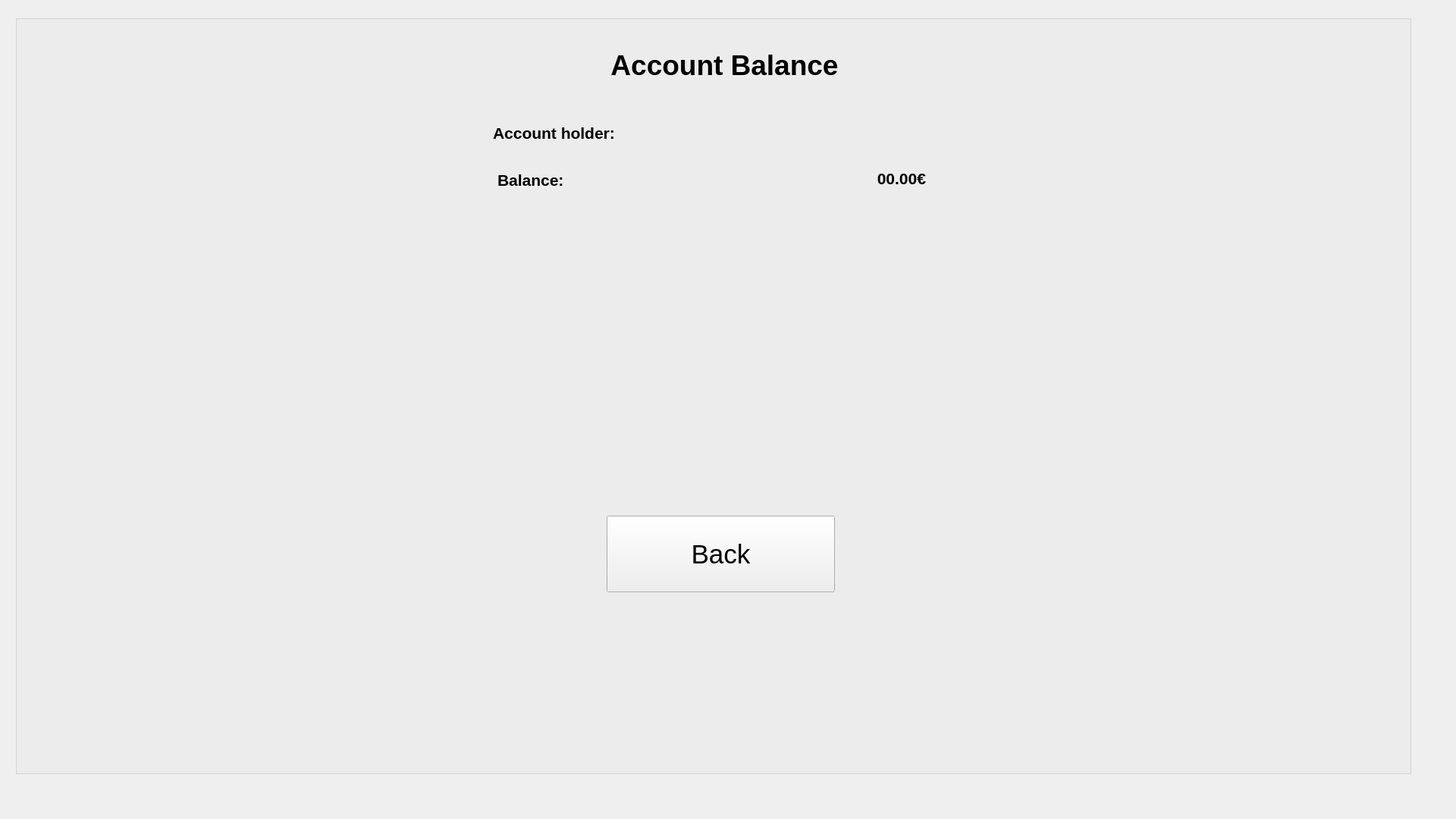
<?xml version="1.0" encoding="UTF-8"?>
<ui version="4.0">
 <class>UIBankSim</class>
 <widget class="QWidget" name="UIBankSim">
  <property name="geometry">
   <rect>
    <x>0</x>
    <y>0</y>
    <width>1920</width>
    <height>1080</height>
   </rect>
  </property>
  <property name="windowTitle">
   <string>Form</string>
  </property>
  <widget class="QStackedWidget" name="navWidget">
   <property name="geometry">
    <rect>
     <x>0</x>
     <y>0</y>
     <width>1881</width>
     <height>1041</height>
    </rect>
   </property>
   <property name="layoutDirection">
    <enum>Qt::LeftToRight</enum>
   </property>
   <property name="frameShape">
    <enum>QFrame::NoFrame</enum>
   </property>
   <property name="currentIndex">
    <number>1</number>
   </property>
   <widget class="QWidget" name="Nav">
    <widget class="QGroupBox" name="groupBoxNav">
     <property name="geometry">
      <rect>
       <x>19</x>
       <y>19</y>
       <width>1841</width>
       <height>1001</height>
      </rect>
     </property>
     <property name="title">
      <string/>
     </property>
     <widget class="QPushButton" name="buttonWithdraw">
      <property name="geometry">
       <rect>
        <x>780</x>
        <y>330</y>
        <width>301</width>
        <height>131</height>
       </rect>
      </property>
      <property name="font">
       <font>
        <pointsize>26</pointsize>
        <weight>50</weight>
        <bold>false</bold>
       </font>
      </property>
      <property name="text">
       <string>Withdraw</string>
      </property>
     </widget>
     <widget class="QPushButton" name="buttonLogOut">
      <property name="geometry">
       <rect>
        <x>780</x>
        <y>690</y>
        <width>301</width>
        <height>131</height>
       </rect>
      </property>
      <property name="font">
       <font>
        <pointsize>26</pointsize>
        <weight>50</weight>
        <bold>false</bold>
       </font>
      </property>
      <property name="text">
       <string>Logout</string>
      </property>
     </widget>
     <widget class="QPushButton" name="buttonBalance">
      <property name="geometry">
       <rect>
        <x>780</x>
        <y>150</y>
        <width>301</width>
        <height>131</height>
       </rect>
      </property>
      <property name="font">
       <font>
        <pointsize>24</pointsize>
        <weight>50</weight>
        <bold>false</bold>
       </font>
      </property>
      <property name="text">
       <string>Account balance</string>
      </property>
     </widget>
     <widget class="QLabel" name="labelATM">
      <property name="geometry">
       <rect>
        <x>780</x>
        <y>40</y>
        <width>301</width>
        <height>41</height>
       </rect>
      </property>
      <property name="font">
       <font>
        <pointsize>28</pointsize>
        <weight>75</weight>
        <bold>true</bold>
       </font>
      </property>
      <property name="text">
       <string>ATM</string>
      </property>
      <property name="alignment">
       <set>Qt::AlignCenter</set>
      </property>
     </widget>
     <widget class="QPushButton" name="buttonTransactions">
      <property name="geometry">
       <rect>
        <x>780</x>
        <y>510</y>
        <width>301</width>
        <height>131</height>
       </rect>
      </property>
      <property name="font">
       <font>
        <pointsize>26</pointsize>
        <weight>50</weight>
        <bold>false</bold>
       </font>
      </property>
      <property name="text">
       <string>transactions</string>
      </property>
     </widget>
    </widget>
   </widget>
   <widget class="QWidget" name="Balance">
    <widget class="QGroupBox" name="groupBoxBalance">
     <property name="geometry">
      <rect>
       <x>20</x>
       <y>20</y>
       <width>1841</width>
       <height>1001</height>
      </rect>
     </property>
     <property name="title">
      <string/>
     </property>
     <widget class="QLabel" name="labelTitleAccountBalance">
      <property name="geometry">
       <rect>
        <x>780</x>
        <y>40</y>
        <width>311</width>
        <height>51</height>
       </rect>
      </property>
      <property name="font">
       <font>
        <pointsize>28</pointsize>
        <weight>75</weight>
        <bold>true</bold>
       </font>
      </property>
      <property name="text">
       <string>Account Balance</string>
      </property>
      <property name="alignment">
       <set>Qt::AlignCenter</set>
      </property>
     </widget>
     <widget class="QLabel" name="labelOwner">
      <property name="geometry">
       <rect>
        <x>850</x>
        <y>130</y>
        <width>351</width>
        <height>51</height>
       </rect>
      </property>
      <property name="font">
       <font>
        <pointsize>16</pointsize>
        <weight>75</weight>
        <bold>true</bold>
       </font>
      </property>
      <property name="text">
       <string/>
      </property>
      <property name="alignment">
       <set>Qt::AlignRight|Qt::AlignTrailing|Qt::AlignVCenter</set>
      </property>
     </widget>
     <widget class="QLabel" name="labelTitleSaldo">
      <property name="geometry">
       <rect>
        <x>636</x>
        <y>192</y>
        <width>451</width>
        <height>51</height>
       </rect>
      </property>
      <property name="font">
       <font>
        <pointsize>16</pointsize>
        <weight>75</weight>
        <bold>true</bold>
       </font>
      </property>
      <property name="text">
       <string>Balance:</string>
      </property>
     </widget>
     <widget class="QPushButton" name="buttonBackBalance">
      <property name="geometry">
       <rect>
        <x>780</x>
        <y>660</y>
        <width>301</width>
        <height>101</height>
       </rect>
      </property>
      <property name="font">
       <font>
        <pointsize>26</pointsize>
        <weight>50</weight>
        <bold>false</bold>
       </font>
      </property>
      <property name="text">
       <string>Back</string>
      </property>
     </widget>
     <widget class="QWidget" name="widgetBalance" native="true">
      <property name="geometry">
       <rect>
        <x>630</x>
        <y>260</y>
        <width>581</width>
        <height>361</height>
       </rect>
      </property>
     </widget>
     <widget class="QLabel" name="labelTitleAccountHolder">
      <property name="geometry">
       <rect>
        <x>630</x>
        <y>130</y>
        <width>211</width>
        <height>51</height>
       </rect>
      </property>
      <property name="font">
       <font>
        <pointsize>16</pointsize>
        <weight>75</weight>
        <bold>true</bold>
       </font>
      </property>
      <property name="text">
       <string>Account holder:</string>
      </property>
     </widget>
     <widget class="QLabel" name="labelSaldo">
      <property name="geometry">
       <rect>
        <x>830</x>
        <y>190</y>
        <width>371</width>
        <height>51</height>
       </rect>
      </property>
      <property name="font">
       <font>
        <pointsize>16</pointsize>
        <weight>75</weight>
        <bold>true</bold>
       </font>
      </property>
      <property name="text">
       <string>00.00€</string>
      </property>
      <property name="alignment">
       <set>Qt::AlignRight|Qt::AlignTrailing|Qt::AlignVCenter</set>
      </property>
     </widget>
    </widget>
   </widget>
   <widget class="QWidget" name="Withdraw">
    <widget class="QGroupBox" name="groupBoxWithdraw">
     <property name="geometry">
      <rect>
       <x>19</x>
       <y>19</y>
       <width>1841</width>
       <height>1001</height>
      </rect>
     </property>
     <property name="title">
      <string/>
     </property>
     <widget class="QPushButton" name="button240">
      <property name="geometry">
       <rect>
        <x>940</x>
        <y>430</y>
        <width>331</width>
        <height>111</height>
       </rect>
      </property>
      <property name="font">
       <font>
        <pointsize>28</pointsize>
        <weight>75</weight>
        <bold>true</bold>
       </font>
      </property>
      <property name="styleSheet">
       <string notr="true"/>
      </property>
      <property name="text">
       <string>240€</string>
      </property>
     </widget>
     <widget class="QLabel" name="label_2">
      <property name="geometry">
       <rect>
        <x>590</x>
        <y>40</y>
        <width>681</width>
        <height>51</height>
       </rect>
      </property>
      <property name="font">
       <font>
        <pointsize>28</pointsize>
        <weight>75</weight>
        <bold>true</bold>
       </font>
      </property>
      <property name="text">
       <string>Withdraw</string>
      </property>
      <property name="alignment">
       <set>Qt::AlignCenter</set>
      </property>
     </widget>
     <widget class="QPushButton" name="button140">
      <property name="geometry">
       <rect>
        <x>940</x>
        <y>300</y>
        <width>331</width>
        <height>111</height>
       </rect>
      </property>
      <property name="font">
       <font>
        <pointsize>28</pointsize>
        <weight>75</weight>
        <bold>true</bold>
       </font>
      </property>
      <property name="styleSheet">
       <string notr="true"/>
      </property>
      <property name="text">
       <string>140€</string>
      </property>
     </widget>
     <widget class="QLabel" name="label">
      <property name="geometry">
       <rect>
        <x>590</x>
        <y>90</y>
        <width>681</width>
        <height>61</height>
       </rect>
      </property>
      <property name="font">
       <font>
        <pointsize>16</pointsize>
        <weight>75</weight>
        <bold>true</bold>
       </font>
      </property>
      <property name="text">
       <string>SELECT AMOUNT:</string>
      </property>
      <property name="alignment">
       <set>Qt::AlignCenter</set>
      </property>
     </widget>
     <widget class="QPushButton" name="button20">
      <property name="geometry">
       <rect>
        <x>590</x>
        <y>170</y>
        <width>331</width>
        <height>111</height>
       </rect>
      </property>
      <property name="font">
       <font>
        <pointsize>28</pointsize>
        <weight>75</weight>
        <bold>true</bold>
       </font>
      </property>
      <property name="styleSheet">
       <string notr="true"/>
      </property>
      <property name="text">
       <string>20€</string>
      </property>
     </widget>
     <widget class="QPushButton" name="button60">
      <property name="geometry">
       <rect>
        <x>590</x>
        <y>430</y>
        <width>331</width>
        <height>111</height>
       </rect>
      </property>
      <property name="font">
       <font>
        <pointsize>28</pointsize>
        <weight>75</weight>
        <bold>true</bold>
       </font>
      </property>
      <property name="styleSheet">
       <string notr="true"/>
      </property>
      <property name="text">
       <string>60€</string>
      </property>
     </widget>
     <widget class="QPushButton" name="buttonBackWithdraw">
      <property name="geometry">
       <rect>
        <x>590</x>
        <y>560</y>
        <width>331</width>
        <height>141</height>
       </rect>
      </property>
      <property name="font">
       <font>
        <pointsize>24</pointsize>
        <weight>75</weight>
        <bold>true</bold>
       </font>
      </property>
      <property name="text">
       <string>Back</string>
      </property>
     </widget>
     <widget class="QPushButton" name="button40">
      <property name="geometry">
       <rect>
        <x>590</x>
        <y>300</y>
        <width>331</width>
        <height>111</height>
       </rect>
      </property>
      <property name="font">
       <font>
        <pointsize>28</pointsize>
        <weight>75</weight>
        <bold>true</bold>
       </font>
      </property>
      <property name="styleSheet">
       <string notr="true"/>
      </property>
      <property name="text">
       <string>40€</string>
      </property>
     </widget>
     <widget class="QPushButton" name="button90">
      <property name="geometry">
       <rect>
        <x>940</x>
        <y>170</y>
        <width>331</width>
        <height>111</height>
       </rect>
      </property>
      <property name="font">
       <font>
        <pointsize>28</pointsize>
        <weight>75</weight>
        <bold>true</bold>
       </font>
      </property>
      <property name="styleSheet">
       <string notr="true"/>
      </property>
      <property name="text">
       <string>90€</string>
      </property>
     </widget>
     <widget class="QPushButton" name="buttonSyotaSumma">
      <property name="geometry">
       <rect>
        <x>940</x>
        <y>560</y>
        <width>331</width>
        <height>141</height>
       </rect>
      </property>
      <property name="font">
       <font>
        <pointsize>24</pointsize>
        <weight>75</weight>
        <bold>true</bold>
       </font>
      </property>
      <property name="text">
       <string>Custom amount</string>
      </property>
     </widget>
    </widget>
   </widget>
   <widget class="QWidget" name="withdrawCustom">
    <widget class="QGroupBox" name="groupBoxWithdrawCustom">
     <property name="geometry">
      <rect>
       <x>20</x>
       <y>20</y>
       <width>1841</width>
       <height>1001</height>
      </rect>
     </property>
     <property name="title">
      <string/>
     </property>
     <widget class="QPushButton" name="buttonNum1">
      <property name="geometry">
       <rect>
        <x>710</x>
        <y>260</y>
        <width>121</width>
        <height>111</height>
       </rect>
      </property>
      <property name="font">
       <font>
        <pointsize>36</pointsize>
        <weight>75</weight>
        <bold>true</bold>
       </font>
      </property>
      <property name="text">
       <string>1</string>
      </property>
     </widget>
     <widget class="QPushButton" name="buttonNum9">
      <property name="geometry">
       <rect>
        <x>1030</x>
        <y>560</y>
        <width>121</width>
        <height>111</height>
       </rect>
      </property>
      <property name="font">
       <font>
        <pointsize>36</pointsize>
        <weight>75</weight>
        <bold>true</bold>
       </font>
      </property>
      <property name="text">
       <string>9</string>
      </property>
     </widget>
     <widget class="QPushButton" name="buttonNum2">
      <property name="geometry">
       <rect>
        <x>870</x>
        <y>260</y>
        <width>121</width>
        <height>111</height>
       </rect>
      </property>
      <property name="font">
       <font>
        <pointsize>36</pointsize>
        <weight>75</weight>
        <bold>true</bold>
       </font>
      </property>
      <property name="text">
       <string>2</string>
      </property>
     </widget>
     <widget class="QPushButton" name="buttonNum6">
      <property name="geometry">
       <rect>
        <x>1030</x>
        <y>410</y>
        <width>121</width>
        <height>111</height>
       </rect>
      </property>
      <property name="font">
       <font>
        <pointsize>36</pointsize>
        <weight>75</weight>
        <bold>true</bold>
       </font>
      </property>
      <property name="text">
       <string>6</string>
      </property>
     </widget>
     <widget class="QPushButton" name="buttonClear">
      <property name="geometry">
       <rect>
        <x>710</x>
        <y>710</y>
        <width>121</width>
        <height>111</height>
       </rect>
      </property>
      <property name="font">
       <font>
        <pointsize>16</pointsize>
        <weight>75</weight>
        <bold>true</bold>
       </font>
      </property>
      <property name="text">
       <string>CLEAR</string>
      </property>
     </widget>
     <widget class="QPushButton" name="buttonNum5">
      <property name="geometry">
       <rect>
        <x>870</x>
        <y>410</y>
        <width>121</width>
        <height>111</height>
       </rect>
      </property>
      <property name="font">
       <font>
        <pointsize>36</pointsize>
        <weight>75</weight>
        <bold>true</bold>
       </font>
      </property>
      <property name="text">
       <string>5</string>
      </property>
     </widget>
     <widget class="QPushButton" name="buttonNum0">
      <property name="geometry">
       <rect>
        <x>870</x>
        <y>710</y>
        <width>121</width>
        <height>111</height>
       </rect>
      </property>
      <property name="font">
       <font>
        <pointsize>36</pointsize>
        <weight>75</weight>
        <bold>true</bold>
       </font>
      </property>
      <property name="text">
       <string>0</string>
      </property>
     </widget>
     <widget class="QLineEdit" name="lineEdit">
      <property name="geometry">
       <rect>
        <x>710</x>
        <y>120</y>
        <width>441</width>
        <height>81</height>
       </rect>
      </property>
      <property name="font">
       <font>
        <pointsize>20</pointsize>
        <weight>75</weight>
        <bold>true</bold>
       </font>
      </property>
      <property name="echoMode">
       <enum>QLineEdit::Normal</enum>
      </property>
      <property name="alignment">
       <set>Qt::AlignCenter</set>
      </property>
     </widget>
     <widget class="QPushButton" name="buttonEnter">
      <property name="geometry">
       <rect>
        <x>1030</x>
        <y>710</y>
        <width>121</width>
        <height>111</height>
       </rect>
      </property>
      <property name="font">
       <font>
        <pointsize>16</pointsize>
        <weight>75</weight>
        <bold>true</bold>
       </font>
      </property>
      <property name="text">
       <string>ENTER</string>
      </property>
     </widget>
     <widget class="QPushButton" name="buttonNum8">
      <property name="geometry">
       <rect>
        <x>870</x>
        <y>560</y>
        <width>121</width>
        <height>111</height>
       </rect>
      </property>
      <property name="font">
       <font>
        <pointsize>36</pointsize>
        <weight>75</weight>
        <bold>true</bold>
       </font>
      </property>
      <property name="text">
       <string>8</string>
      </property>
     </widget>
     <widget class="QPushButton" name="buttonBack">
      <property name="geometry">
       <rect>
        <x>560</x>
        <y>710</y>
        <width>121</width>
        <height>111</height>
       </rect>
      </property>
      <property name="font">
       <font>
        <pointsize>14</pointsize>
        <weight>75</weight>
        <bold>true</bold>
       </font>
      </property>
      <property name="text">
       <string>BACK</string>
      </property>
     </widget>
     <widget class="QPushButton" name="buttonNum4">
      <property name="geometry">
       <rect>
        <x>710</x>
        <y>410</y>
        <width>121</width>
        <height>111</height>
       </rect>
      </property>
      <property name="font">
       <font>
        <pointsize>36</pointsize>
        <weight>75</weight>
        <bold>true</bold>
       </font>
      </property>
      <property name="text">
       <string>4</string>
      </property>
     </widget>
     <widget class="QPushButton" name="buttonNum7">
      <property name="geometry">
       <rect>
        <x>710</x>
        <y>560</y>
        <width>121</width>
        <height>111</height>
       </rect>
      </property>
      <property name="font">
       <font>
        <pointsize>36</pointsize>
        <weight>75</weight>
        <bold>true</bold>
       </font>
      </property>
      <property name="text">
       <string>7</string>
      </property>
     </widget>
     <widget class="QPushButton" name="buttonNum3">
      <property name="geometry">
       <rect>
        <x>1030</x>
        <y>260</y>
        <width>121</width>
        <height>111</height>
       </rect>
      </property>
      <property name="font">
       <font>
        <pointsize>36</pointsize>
        <weight>75</weight>
        <bold>true</bold>
       </font>
      </property>
      <property name="text">
       <string>3</string>
      </property>
     </widget>
     <widget class="QLabel" name="labelTitleCustomAmount">
      <property name="geometry">
       <rect>
        <x>720</x>
        <y>40</y>
        <width>431</width>
        <height>51</height>
       </rect>
      </property>
      <property name="font">
       <font>
        <pointsize>16</pointsize>
        <weight>75</weight>
        <bold>true</bold>
       </font>
      </property>
      <property name="text">
       <string>Withdraw custom amount:</string>
      </property>
      <property name="alignment">
       <set>Qt::AlignCenter</set>
      </property>
     </widget>
    </widget>
   </widget>
   <widget class="QWidget" name="Transactions">
    <widget class="QGroupBox" name="groupBoxTransactions">
     <property name="geometry">
      <rect>
       <x>19</x>
       <y>19</y>
       <width>1841</width>
       <height>1001</height>
      </rect>
     </property>
     <property name="title">
      <string/>
     </property>
     <widget class="QLabel" name="LabelTitleLastLogin">
      <property name="geometry">
       <rect>
        <x>580</x>
        <y>130</y>
        <width>141</width>
        <height>41</height>
       </rect>
      </property>
      <property name="font">
       <font>
        <pointsize>16</pointsize>
        <weight>75</weight>
        <bold>true</bold>
       </font>
      </property>
      <property name="text">
       <string>Last Login:</string>
      </property>
     </widget>
     <widget class="QLabel" name="labelPageNumber">
      <property name="geometry">
       <rect>
        <x>900</x>
        <y>690</y>
        <width>41</width>
        <height>61</height>
       </rect>
      </property>
      <property name="font">
       <font>
        <pointsize>14</pointsize>
        <weight>50</weight>
        <bold>false</bold>
       </font>
      </property>
      <property name="text">
       <string/>
      </property>
      <property name="alignment">
       <set>Qt::AlignCenter</set>
      </property>
     </widget>
     <widget class="QLabel" name="labelLastLogin">
      <property name="geometry">
       <rect>
        <x>990</x>
        <y>130</y>
        <width>281</width>
        <height>31</height>
       </rect>
      </property>
      <property name="font">
       <font>
        <pointsize>16</pointsize>
        <weight>75</weight>
        <bold>true</bold>
       </font>
      </property>
      <property name="text">
       <string>YYYY-MM-DD HH:MM:SS</string>
      </property>
      <property name="alignment">
       <set>Qt::AlignRight|Qt::AlignTrailing|Qt::AlignVCenter</set>
      </property>
     </widget>
     <widget class="QPushButton" name="previousPageButton">
      <property name="geometry">
       <rect>
        <x>742</x>
        <y>690</y>
        <width>151</width>
        <height>61</height>
       </rect>
      </property>
      <property name="font">
       <font>
        <pointsize>12</pointsize>
       </font>
      </property>
      <property name="text">
       <string>&lt;Previous Page</string>
      </property>
     </widget>
     <widget class="QWidget" name="widgetTransaction" native="true">
      <property name="geometry">
       <rect>
        <x>580</x>
        <y>210</y>
        <width>691</width>
        <height>471</height>
       </rect>
      </property>
     </widget>
     <widget class="QPushButton" name="buttonBackTransactions">
      <property name="geometry">
       <rect>
        <x>770</x>
        <y>780</y>
        <width>301</width>
        <height>101</height>
       </rect>
      </property>
      <property name="font">
       <font>
        <pointsize>24</pointsize>
        <weight>50</weight>
        <bold>false</bold>
       </font>
      </property>
      <property name="text">
       <string>Back</string>
      </property>
     </widget>
     <widget class="QLabel" name="labelBalance">
      <property name="geometry">
       <rect>
        <x>990</x>
        <y>170</y>
        <width>281</width>
        <height>31</height>
       </rect>
      </property>
      <property name="font">
       <font>
        <pointsize>16</pointsize>
        <weight>75</weight>
        <bold>true</bold>
       </font>
      </property>
      <property name="text">
       <string>00.00 €</string>
      </property>
      <property name="alignment">
       <set>Qt::AlignRight|Qt::AlignTrailing|Qt::AlignVCenter</set>
      </property>
     </widget>
     <widget class="QLabel" name="labelTitleBalance">
      <property name="geometry">
       <rect>
        <x>580</x>
        <y>160</y>
        <width>211</width>
        <height>51</height>
       </rect>
      </property>
      <property name="font">
       <font>
        <pointsize>16</pointsize>
        <weight>75</weight>
        <bold>true</bold>
       </font>
      </property>
      <property name="text">
       <string>Balance:</string>
      </property>
     </widget>
     <widget class="QLabel" name="label_4">
      <property name="geometry">
       <rect>
        <x>570</x>
        <y>40</y>
        <width>721</width>
        <height>51</height>
       </rect>
      </property>
      <property name="font">
       <font>
        <pointsize>28</pointsize>
        <weight>75</weight>
        <bold>true</bold>
       </font>
      </property>
      <property name="text">
       <string>Transactions</string>
      </property>
      <property name="alignment">
       <set>Qt::AlignCenter</set>
      </property>
     </widget>
     <widget class="QPushButton" name="nextPageButton">
      <property name="geometry">
       <rect>
        <x>950</x>
        <y>690</y>
        <width>141</width>
        <height>61</height>
       </rect>
      </property>
      <property name="font">
       <font>
        <pointsize>12</pointsize>
       </font>
      </property>
      <property name="text">
       <string>Next Page&gt;</string>
      </property>
     </widget>
    </widget>
   </widget>
   <widget class="QWidget" name="withdrawDone">
    <widget class="QGroupBox" name="groupBoxWithdrawDone">
     <property name="geometry">
      <rect>
       <x>20</x>
       <y>20</y>
       <width>1841</width>
       <height>1001</height>
      </rect>
     </property>
     <property name="title">
      <string/>
     </property>
     <widget class="QLabel" name="labelEuroTitle">
      <property name="geometry">
       <rect>
        <x>940</x>
        <y>200</y>
        <width>171</width>
        <height>81</height>
       </rect>
      </property>
      <property name="font">
       <font>
        <pointsize>16</pointsize>
       </font>
      </property>
      <property name="text">
       <string>Euros withdrawn</string>
      </property>
     </widget>
     <widget class="QLabel" name="labelEuroAmount">
      <property name="geometry">
       <rect>
        <x>520</x>
        <y>200</y>
        <width>411</width>
        <height>81</height>
       </rect>
      </property>
      <property name="font">
       <font>
        <pointsize>16</pointsize>
       </font>
      </property>
      <property name="text">
       <string>00.00</string>
      </property>
      <property name="alignment">
       <set>Qt::AlignRight|Qt::AlignTrailing|Qt::AlignVCenter</set>
      </property>
     </widget>
     <widget class="QLabel" name="label_3">
      <property name="geometry">
       <rect>
        <x>820</x>
        <y>320</y>
        <width>231</width>
        <height>61</height>
       </rect>
      </property>
      <property name="font">
       <font>
        <pointsize>16</pointsize>
       </font>
      </property>
      <property name="text">
       <string>Logging out</string>
      </property>
      <property name="alignment">
       <set>Qt::AlignCenter</set>
      </property>
     </widget>
    </widget>
   </widget>
  </widget>
 </widget>
 <resources/>
 <connections/>
</ui>
